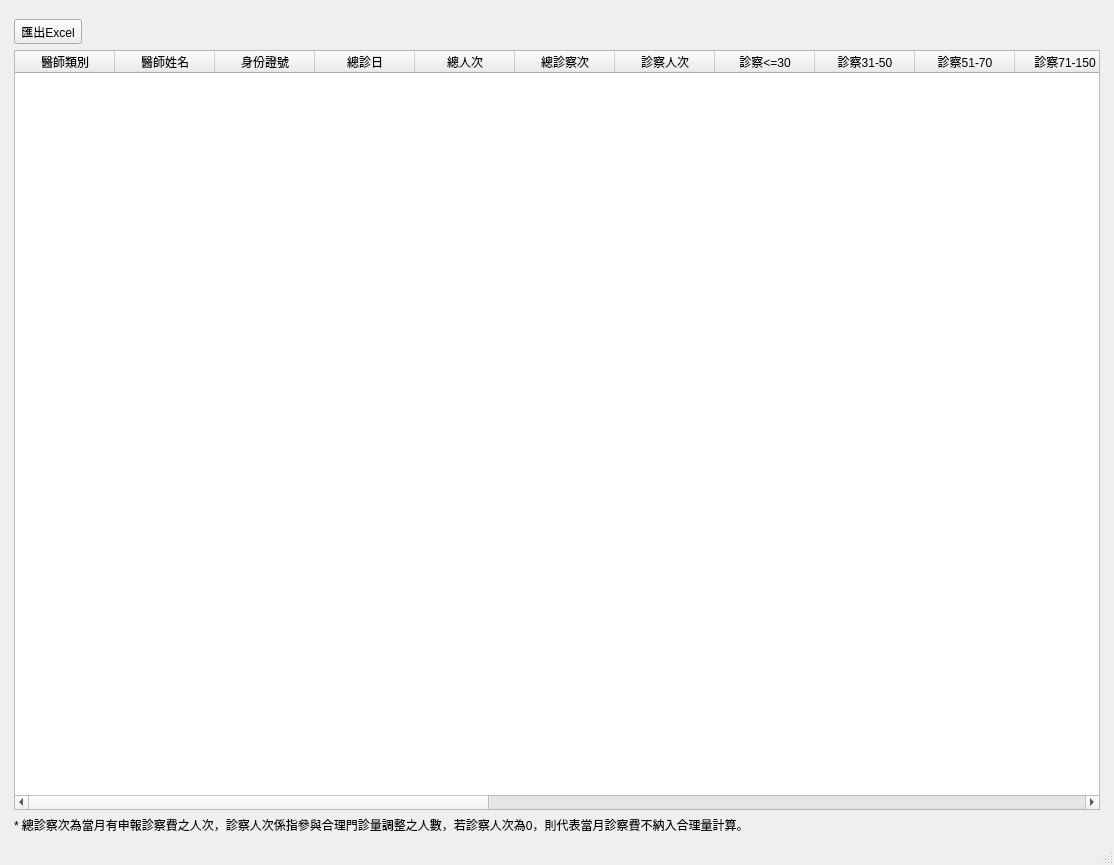
<?xml version="1.0" encoding="UTF-8"?>
<ui version="4.0">
 <class>WindowInsCalculated</class>
 <widget class="QMainWindow" name="WindowInsCalculated">
  <property name="geometry">
   <rect>
    <x>0</x>
    <y>0</y>
    <width>1114</width>
    <height>865</height>
   </rect>
  </property>
  <property name="windowTitle">
   <string>申報統計資料</string>
  </property>
  <widget class="QWidget" name="centralwidget">
   <layout class="QHBoxLayout" name="horizontalLayout">
    <item>
     <layout class="QVBoxLayout" name="verticalLayout">
      <property name="leftMargin">
       <number>5</number>
      </property>
      <property name="topMargin">
       <number>10</number>
      </property>
      <property name="rightMargin">
       <number>5</number>
      </property>
      <item>
       <layout class="QVBoxLayout" name="verticalLayout_5">
        <item>
         <layout class="QHBoxLayout" name="horizontalLayout_2">
          <item>
           <widget class="QToolButton" name="toolButton_export_to_excel">
            <property name="text">
             <string>匯出Excel</string>
            </property>
            <property name="icon">
             <iconset>
              <normaloff>../icons/document-export.svg</normaloff>../icons/document-export.svg</iconset>
            </property>
            <property name="toolButtonStyle">
             <enum>Qt::ToolButtonTextBesideIcon</enum>
            </property>
           </widget>
          </item>
          <item>
           <spacer name="horizontalSpacer">
            <property name="orientation">
             <enum>Qt::Horizontal</enum>
            </property>
            <property name="sizeHint" stdset="0">
             <size>
              <width>40</width>
              <height>20</height>
             </size>
            </property>
           </spacer>
          </item>
         </layout>
        </item>
        <item>
         <widget class="QTableWidget" name="tableWidget_ins_apply_data">
          <property name="editTriggers">
           <set>QAbstractItemView::NoEditTriggers</set>
          </property>
          <property name="selectionMode">
           <enum>QAbstractItemView::SingleSelection</enum>
          </property>
          <property name="selectionBehavior">
           <enum>QAbstractItemView::SelectRows</enum>
          </property>
          <column>
           <property name="text">
            <string>醫師類別</string>
           </property>
          </column>
          <column>
           <property name="text">
            <string>醫師姓名</string>
           </property>
          </column>
          <column>
           <property name="text">
            <string>身份證號</string>
           </property>
          </column>
          <column>
           <property name="text">
            <string>總診日</string>
           </property>
          </column>
          <column>
           <property name="text">
            <string>總人次</string>
           </property>
          </column>
          <column>
           <property name="text">
            <string>總診察次</string>
           </property>
          </column>
          <column>
           <property name="text">
            <string>診察人次</string>
           </property>
          </column>
          <column>
           <property name="text">
            <string>診察&lt;=30</string>
           </property>
          </column>
          <column>
           <property name="text">
            <string>診察31-50</string>
           </property>
          </column>
          <column>
           <property name="text">
            <string>診察51-70</string>
           </property>
          </column>
          <column>
           <property name="text">
            <string>診察71-150</string>
           </property>
          </column>
          <column>
           <property name="text">
            <string>診察&gt; 150</string>
           </property>
          </column>
          <column>
           <property name="text">
            <string>針傷人次</string>
           </property>
          </column>
          <column>
           <property name="text">
            <string>針傷&lt;=30</string>
           </property>
          </column>
          <column>
           <property name="text">
            <string>針傷31-60</string>
           </property>
          </column>
          <column>
           <property name="text">
            <string>針傷&gt;60</string>
           </property>
          </column>
          <column>
           <property name="text">
            <string>內科給藥</string>
           </property>
          </column>
          <column>
           <property name="text">
            <string>針傷給藥</string>
           </property>
          </column>
          <column>
           <property name="text">
            <string>開藥人次</string>
           </property>
          </column>
          <column>
           <property name="text">
            <string>複雜傷科</string>
           </property>
          </column>
          <column>
           <property name="text">
            <string>中度複針</string>
           </property>
          </column>
          <column>
           <property name="text">
            <string>高度複針</string>
           </property>
          </column>
          <column>
           <property name="text">
            <string>確診門診</string>
           </property>
          </column>
         </widget>
        </item>
        <item>
         <widget class="QLabel" name="label">
          <property name="text">
           <string>* 總診察次為當月有申報診察費之人次，診察人次係指參與合理門診量調整之人數，若診察人次為0，則代表當月診察費不納入合理量計算。</string>
          </property>
         </widget>
        </item>
       </layout>
      </item>
     </layout>
    </item>
   </layout>
  </widget>
  <widget class="QStatusBar" name="statusbar"/>
  <widget class="QMenuBar" name="menubar">
   <property name="geometry">
    <rect>
     <x>0</x>
     <y>0</y>
     <width>1114</width>
     <height>32</height>
    </rect>
   </property>
  </widget>
 </widget>
 <resources/>
 <connections/>
</ui>
